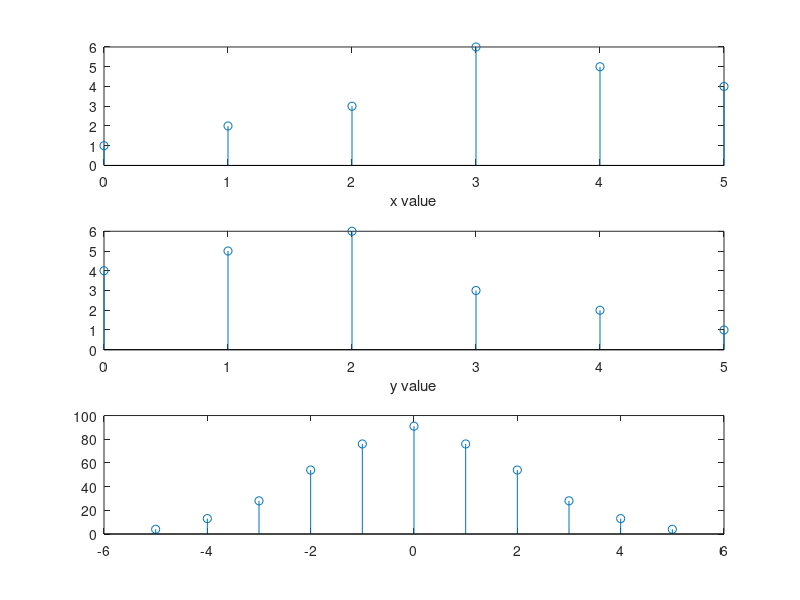

MATLAB code to generate this figure:
clc;
% Read the signal
x=[1,2,3,6,5,4];
y=[4,5,6,3,2,1];
% define the axis
n=0:1:length(x)-1;

% plot the signal
subplot(3,1,1);
stem(n,x);
xlabel('x value');

subplot(3,1,2);
stem(n,y);
xlabel('y value');

% cross correlate the signal
p=xcorr(x,x);
% the axis for auto correlation results
np=-length(x)+1:length(x)-1;

% display the result
subplot(3,1,3);
stem(np,p)
% properties of Rxx(0) gives the energy of the signal
% find energy of the signal
energy=sum(x.^2);
%set index of the centre value
centre_index=ceil(length(p)/2);
% Acces the centre value Rxx(0)
q=p(centre_index);
% Check if the Rxx(0)=energy
if q==energy
disp('p(0) gives energy proved');
else
disp('p(0) gives energy not proved');
end
p_right=p(centre_index:1:length(p));
p_left=p(centre_index:-1:1);
if p_right==p_left
disp('p is even');
else
disp('p is not even');
end